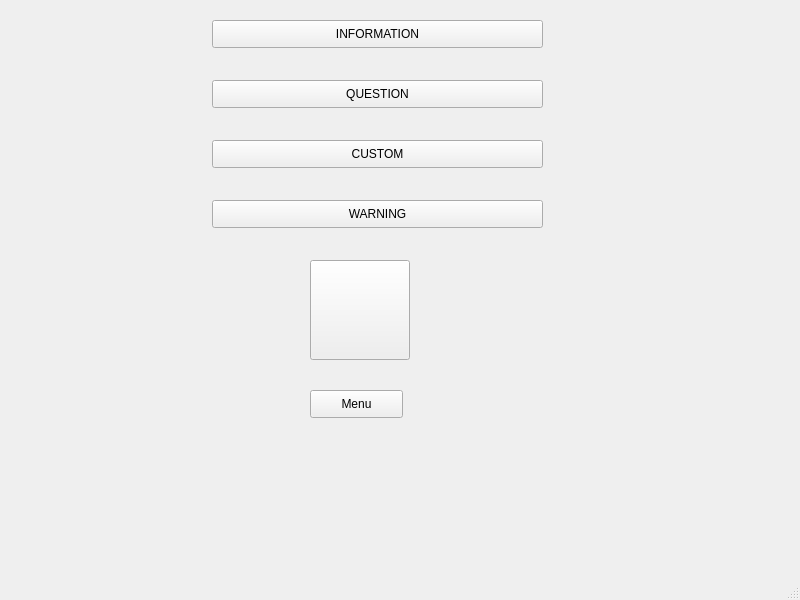
<?xml version="1.0" encoding="UTF-8"?>
<ui version="4.0">
 <class>sweetlin_cia2_212218104168</class>
 <widget class="QMainWindow" name="sweetlin_cia2_212218104168">
  <property name="geometry">
   <rect>
    <x>0</x>
    <y>0</y>
    <width>800</width>
    <height>600</height>
   </rect>
  </property>
  <property name="windowTitle">
   <string>sweetlin_cia2_212218104168</string>
  </property>
  <widget class="QWidget" name="centralwidget">
   <widget class="QPushButton" name="pushButton">
    <property name="geometry">
     <rect>
      <x>310</x>
      <y>260</y>
      <width>100</width>
      <height>100</height>
     </rect>
    </property>
    <property name="minimumSize">
     <size>
      <width>100</width>
      <height>100</height>
     </size>
    </property>
    <property name="text">
     <string/>
    </property>
    <property name="iconSize">
     <size>
      <width>100</width>
      <height>100</height>
     </size>
    </property>
   </widget>
   <widget class="QPushButton" name="pushButton_2">
    <property name="geometry">
     <rect>
      <x>310</x>
      <y>390</y>
      <width>93</width>
      <height>28</height>
     </rect>
    </property>
    <property name="text">
     <string>Menu</string>
    </property>
   </widget>
   <widget class="QPushButton" name="pushButton_3">
    <property name="geometry">
     <rect>
      <x>212</x>
      <y>20</y>
      <width>331</width>
      <height>28</height>
     </rect>
    </property>
    <property name="text">
     <string>INFORMATION</string>
    </property>
   </widget>
   <widget class="QPushButton" name="pushButton_4">
    <property name="geometry">
     <rect>
      <x>212</x>
      <y>80</y>
      <width>331</width>
      <height>28</height>
     </rect>
    </property>
    <property name="text">
     <string>QUESTION</string>
    </property>
   </widget>
   <widget class="QPushButton" name="pushButton_5">
    <property name="geometry">
     <rect>
      <x>212</x>
      <y>140</y>
      <width>331</width>
      <height>28</height>
     </rect>
    </property>
    <property name="text">
     <string>CUSTOM</string>
    </property>
   </widget>
   <widget class="QPushButton" name="pushButton_6">
    <property name="geometry">
     <rect>
      <x>212</x>
      <y>200</y>
      <width>331</width>
      <height>28</height>
     </rect>
    </property>
    <property name="text">
     <string>WARNING</string>
    </property>
   </widget>
  </widget>
  <widget class="QMenuBar" name="menubar">
   <property name="geometry">
    <rect>
     <x>0</x>
     <y>0</y>
     <width>800</width>
     <height>26</height>
    </rect>
   </property>
  </widget>
  <widget class="QStatusBar" name="statusbar"/>
 </widget>
 <resources/>
 <connections/>
</ui>
